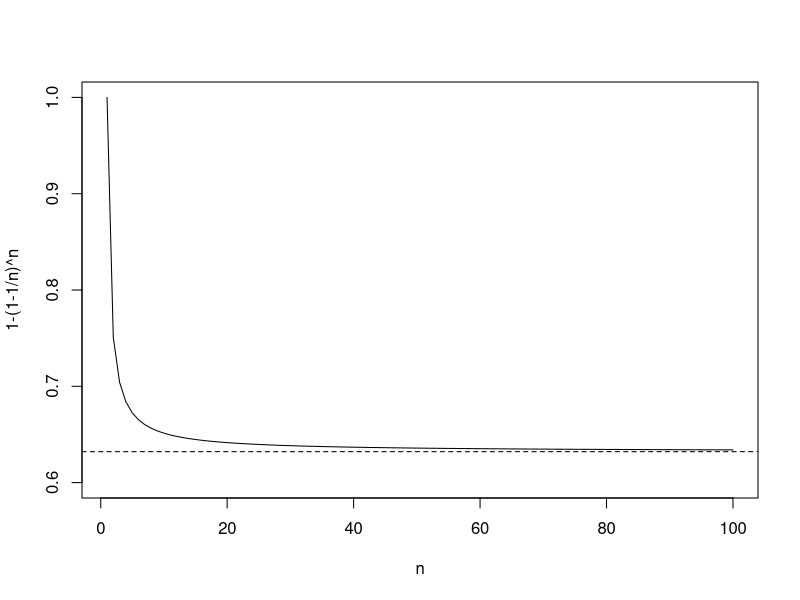
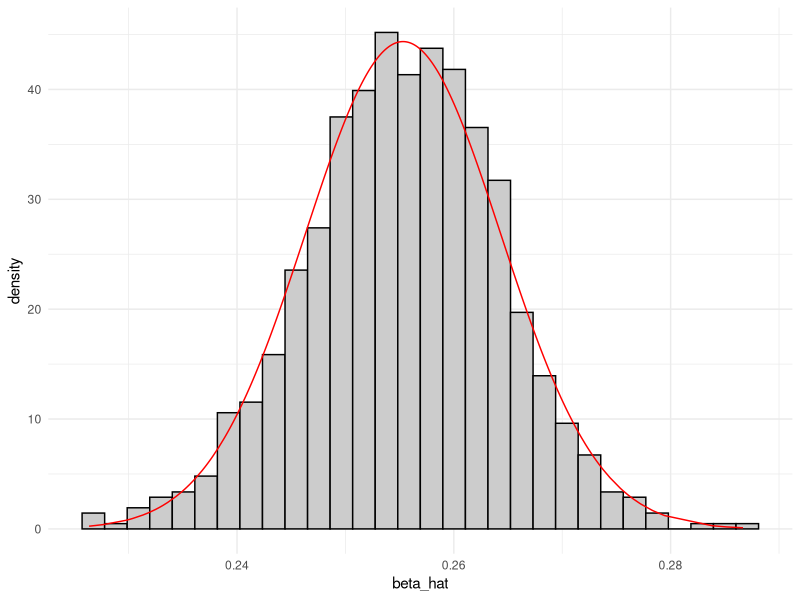

Here is the R script that generated these plots, in order:
## ---- chunk 1
library(knitr)
knitr::opts_chunk$set(echo = TRUE,
                      tidy = TRUE,
                      message = FALSE,
                      warning = FALSE,
                      strip.white = TRUE,
                      prompt = FALSE,
                      cache = TRUE,
                      size = "scriptsize")
## ---- chunk 2
n <- 100
B <- 10000
j <- 1
res <- rep(NA, B)
for (b in 1:B) res[b] <- (sum(sample(1:n, replace = TRUE) == j) > 0)
mean(res)
## ---- chunk 3
curve(expr = 1 - (1 - 1 / x)^x,
      from = 1,
      to = 100,
      ylim = c(0.6, 1),
      xlab = "n",
      ylab = "1-(1-1/n)^n")
abline(h = 1 - 1 / exp(1), lty = 2)
## ---- chunk 4
library(carData)
boot.fn <- function(data, index) {
  return(coef(lm(wages ~ ., data = SLID, subset = index)))
}

beta_hat <- c()
B <- 1000
for (i in 1:B) {
  beta_hat[i] <- boot.fn(data = SLID,
                         index = sample(nrow(SLID),
                                        nrow(SLID),
                                        replace = TRUE))["age"]
}

## ---- chunk 5
library(ggplot2)
data <- data.frame(beta_hat = beta_hat,
                   norm_den = dnorm(beta_hat, mean(beta_hat), sd(beta_hat)))
ggplot(data) +
  geom_histogram(aes(x = beta_hat, y = ..density..),
                 fill = "grey80",
                 color = "black") +
  geom_line(aes(x = beta_hat, y = norm_den), color = "red") +
  theme_minimal()
## ---- chunk 6
sd(beta_hat)
quantile(beta_hat, c(0.025, 0.975))
c(mean(beta_hat) - 1.96 * sd(beta_hat), mean(beta_hat) + 1.96 * sd(beta_hat))
## ---- chunk 7
SLID.lm <- lm(wages ~ ., data = SLID)
confint(SLID.lm)
## ---- chunk 8
library(boot)
bo <- boot(SLID, boot.fn, 1000)
bo
